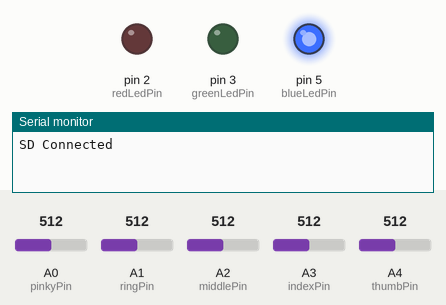
Bench run of a sketch on a simulated Arduino Uno, built for the host (arithmetic inside an expression is 32-bit, double 64-bit). Shown: output pins drawn as LEDs (lit = HIGH), the last lines printed to the serial monitor. Inputs (shaded band) come from the test bench; at power-on: A0 (pinkyPin) = 512, A1 (ringPin) = 512, A2 (middlePin) = 512, A3 (indexPin) = 512, A4 (thumbPin) = 512. Storage starts empty.

Above: at 0.1 s.
At 8.1 s:
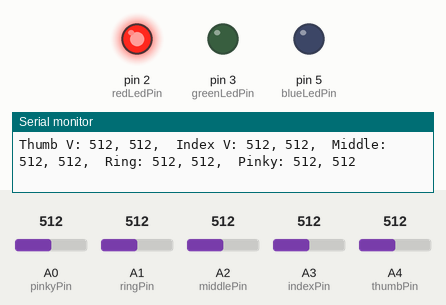
Timing chart, 0 to 9.6 s (numbered marks = the images above):
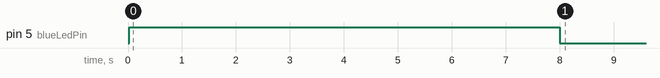

The sketch:

Gloves.ino
```cpp
#include "SD.h"
#define SD_ChipSelectPin 4
#include "TMRpcm.h"
#include "SPI.h"


TMRpcm tmrpcm;

// Define the sensor values for each sign
int signValues[][5] = {
  {45, 72, 67, 63, 45}, // A
  {45, 0, 0, 60, 0},  // i want to eat
  {45, 2, 80, 67, 47},  // ب
  {45, 50, 48, 0, 0},  // ahln
  {45, 0, 0, 61, 50},  // ت
  {45, 0, 80, 70, 5},  // i love you
};
int onVlaues[4] = {68, 66, 66, 46}; // for index, middle, ring & pinky,.. if more than these values, glove is considered closed
int offVlaues[4] = {4,4,4,4}; // for index, middle, ring & pinky,.. if less than these values, glove is considered extended
const char signs[7] = { // Letter value
  'A', // Thumb and Index fingers extended, other fingers closed
  '1', // i want to eat
  '2', // ب
  '3', // ahln
  '4', // ت
  '5', // i love you
};
// Define the pins for each flex sensor
const int thumbPin = A4;
const int indexPin = A3;
const int middlePin = A2;
const int ringPin = A1;
const int pinkyPin = A0;
const int redLedPin = 2;
const int greenLedPin = 3;
const int blueLedPin = 5;

int thumbMin = 1023;
int thumbMax = 0;
int indexMin = 1023;
int indexMax = 0;
int middleMin = 1023;
int middleMax = 0;
int ringMin = 1023;
int ringMax = 0;
int pinkyMin = 1023;
int pinkyMax = 0;
//
const int offsetError = 7; // +-7
// Speaker
const int speakerPin = 9;
//
int geastureStatus = 0; // check for on/off geasture
int detectedCount = 0; // between on/off moves
bool glovesOn = false;


bool compare(long int v1, long int v2, long int addToOffset=0) {
  if(v1==v2 || (v2 > v1-(offsetError+addToOffset) && v2 < v1+(offsetError+addToOffset)))
    return true;
  return false;
}
int getGesture(long int thumb, long int index, long int middle, long int ring, long int pinky) {
  int detectedSign = -1;
  int len = sizeof(signValues) / sizeof(signValues[0]);
  for (int i = 0; i < len; i++) {
    if(compare(signValues[i][0], thumb, 45) &&
       compare(signValues[i][1], index, 4) &&
       compare(signValues[i][2], middle, 4) &&
       compare(signValues[i][3], ring, 4) &&
       compare(signValues[i][4], pinky, 4)) {
      detectedSign = i;
      break;
    }
  }
  return detectedSign;
}
int checkOnOff(long int index, long int middle, long int ring, long int pinky) {
  if(index >= onVlaues[0] && middle >= onVlaues[1] && ring >= onVlaues[2] && pinky >= onVlaues[3])  {
    return 1;
  }
  if(index <= offVlaues[0] && middle <= offVlaues[1] && ring <= offVlaues[2] && pinky <= offVlaues[3])  {
    return 0;
  }
  return -1;
}
void setup() {
  Serial.begin(9600);
  pinMode(redLedPin, OUTPUT);
  pinMode(greenLedPin, OUTPUT);
  pinMode(blueLedPin, OUTPUT);
  // SD Card connection
  tmrpcm.speakerPin = speakerPin;
  if (!SD.begin(SD_ChipSelectPin)) {
  Serial.println("SD fail");
  return;
  }
  else {
    Serial.println("SD Connected");
  }

  tmrpcm.setVolume(6);
  // Callibrating
  while(millis()<8000)
  {
    if(!glovesOn) {
      digitalWrite(blueLedPin, HIGH);
      digitalWrite(greenLedPin, LOW);
      digitalWrite(redLedPin, LOW);
      int flexADC1 = analogRead(thumbPin);
      int flexADC2 = analogRead(indexPin);
      int flexADC3 = analogRead(middlePin);
      int flexADC4 = analogRead(ringPin);
      int flexADC5 = analogRead(pinkyPin);

      if(flexADC1<thumbMin)
      {
        thumbMin=flexADC1;
      }
      if(flexADC1>thumbMax)
      {
        thumbMax=flexADC1;
      }

      if(flexADC2<indexMin)
      {
        indexMin=flexADC2;
      }
      if(flexADC2>indexMax)
      {
        indexMax=flexADC2;
      }
      if(flexADC3<middleMin)
      {
        middleMin=flexADC3;
      }
      if(flexADC3>middleMax)
      {
        middleMax=flexADC4;
      }
      if(flexADC4<ringMin)
      {
        ringMin=flexADC4;
      }
      if(flexADC4>ringMax)
      {
        ringMax=flexADC4;
      }
      if(flexADC5<pinkyMin)
      {
        pinkyMin=flexADC5;
      }
      if(flexADC5>pinkyMax)
      {
        pinkyMax=flexADC5;
      }

    }
  }
  glovesOn = false;
}

void loop() {
  // Read the values from each flex sensor
  if(glovesOn) {
        digitalWrite(greenLedPin, HIGH);
        digitalWrite(redLedPin, LOW);
        digitalWrite(blueLedPin, LOW);
  }
  else {
        digitalWrite(redLedPin, HIGH);
        digitalWrite(greenLedPin, LOW);
        digitalWrite(blueLedPin, LOW);
  }
  int thumbValue = analogRead(thumbPin);
  int indexValue = analogRead(indexPin);
  int middleValue = analogRead(middlePin);
  int ringValue = analogRead(ringPin);
  int pinkyValue = analogRead(pinkyPin);
  thumbValue = constrain(thumbValue,thumbMin, thumbMax);
  indexValue = constrain(indexValue,indexMin, indexMax);
  middleValue = constrain(middleValue,middleMin, middleMax);
  ringValue = constrain(ringValue,ringMin, ringMax);
  pinkyValue = constrain(pinkyValue,pinkyMin, pinkyMax);


  thumbValue = map(thumbValue, thumbMin, thumbMax, 0, 90);
  indexValue = map(indexValue, indexMin, indexMax, 0, 90);
  middleValue = map(middleValue, middleMin, middleMax, 0, 90);
  ringValue =  map(ringValue, ringMin, ringMax, 0, 90);
  pinkyValue = map(pinkyValue, pinkyMin, pinkyMax, 0, 90);
  //// Determine which sign is being made
  char sign;
  // Determine which sign is being made based on the sensor values
  int detectedSign = getGesture(thumbValue, indexValue, middleValue, ringValue, pinkyValue);
   // for debugging purposes
   Serial.print("\nstep: ");
   Serial.print(geastureStatus);
   Serial.print("\ndetectedSign: ");
   Serial.print(detectedSign);
   if(detectedSign != -1) {
          sign = signs[detectedSign];
          Serial.print(sign);
   }

   Serial.print("\nThumb: ");
   Serial.print(thumbValue);
   Serial.print(", ");
   Serial.print(" Index: ");
   Serial.print(indexValue);
   Serial.print(", ");
   Serial.print(" Middle: ");
   Serial.print(middleValue);
   Serial.print(", ");
   Serial.print(" Ring: ");
   Serial.print(ringValue);
   Serial.print(", ");
   Serial.print(" Pinky: ");
   Serial.print(pinkyValue);

   Serial.print("\nThumb V: ");
   Serial.print(thumbMin);
   Serial.print(", ");
   Serial.print(thumbMax);
   Serial.print(", ");
   Serial.print(" Index V: ");
   Serial.print(indexMin);
   Serial.print(", ");
   Serial.print(indexMax);
   Serial.print(", ");
   Serial.print(" Middle: ");
   Serial.print(middleMin);
   Serial.print(", ");
   Serial.print(middleMax);
   Serial.print(", ");
   Serial.print(" Ring: ");
   Serial.print(ringMin);
   Serial.print(", ");
   Serial.print(ringMax);
   Serial.print(", ");
   Serial.print(" Pinky: ");
   Serial.print(pinkyMin);
   Serial.print(", ");
   Serial.print(pinkyMax);
 // check if doing on/off geastures
 if (detectedSign == -1) {
     int onOff = checkOnOff(indexValue, middleValue, ringValue, pinkyValue);
     if(onOff == 1) {
       Serial.print("\nclosed");
       if(geastureStatus == 0 || geastureStatus == 2) {
         geastureStatus += 1;
         detectedCount = 0;
       }
     }
     else if(onOff == 0) {
       Serial.print("\nextended");
       if(geastureStatus == 1) {
         geastureStatus = 2;
         detectedCount = 0;
       }
       if(geastureStatus == 3) {
         glovesOn = !glovesOn;
         geastureStatus = 0;
         detectedCount = 0;
       }
     }
     else {
       if (detectedCount > 4) {
         geastureStatus = 0;
         detectedCount = 0;
       }
     }
   }
 // Print & Play the detected sign, if any
 if(glovesOn) {
   if (detectedSign != -1) {
     Serial.print("\nDETECTED: ");
     Serial.print(sign);
     Serial.print("\n");
     const char sname[] = {sign, '.', 'w', 'a', 'v', '\0'};
     Serial.println(sname);
     if(tmrpcm.wavInfo(sname) == 1) {
       tmrpcm.play(sname);
       delay(2000);
     }
     detectedCount += 1;
   }

 }
  delay(500);
}
```

Measured:
- by itself, pin 5 (blueLedPin): HIGH → LOW at 8.0 s
